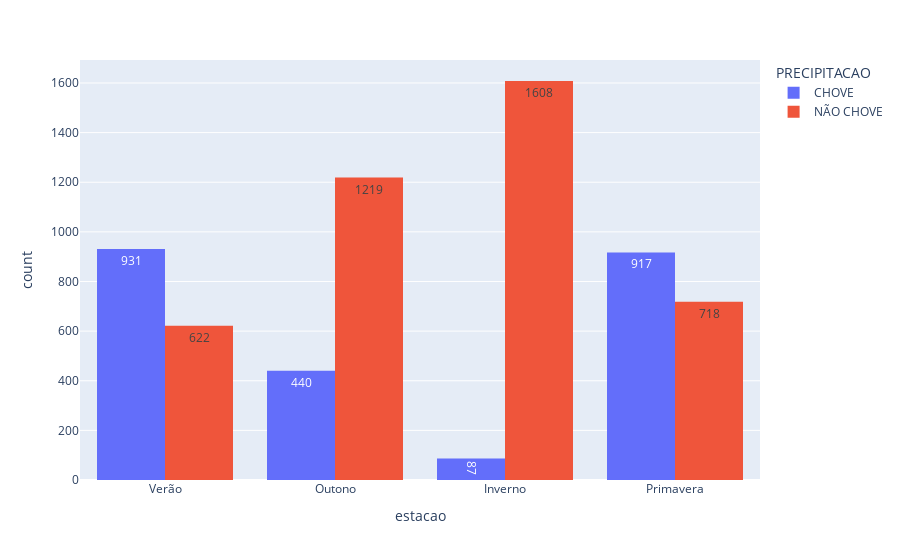

This figure's notebook cell:
### Markdown cell above
## Visualização das variaveis categoricas independentes

### Code cell
#Visualizando a distribuição da coluna de estacao com base na precipitação
px.histogram(df, x='estacao',color = 'PRECIPITACAO', text_auto= True, barmode= 'group')

### Figure 1 — Plotly figure (JSON) as saved in the notebook; plotly's stock layout.template omitted (floating-point values rounded to 4 significant figures; data arrays with more than 128 entries replaced by an {"elided": "..."} marker saying what was removed)
{"data": [{"alignmentgroup": "True", "bingroup": "x", "hovertemplate": "PRECIPITACAO=CHOVE<br>estacao=%{x}<br>count=%{y}<extra></extra>", "legendgroup": "CHOVE", "marker": {"color": "#636efa", "pattern": {"shape": ""}}, "name": "CHOVE", "offsetgroup": "CHOVE", "orientation": "v", "showlegend": true, "texttemplate": "%{value}", "type": "histogram", "x": {"elided": "2375 str values"}, "xaxis": "x", "yaxis": "y"}, {"alignmentgroup": "True", "bingroup": "x", "hovertemplate": "PRECIPITACAO=NÃO CHOVE<br>estacao=%{x}<br>count=%{y}<extra></extra>", "legendgroup": "NÃO CHOVE", "marker": {"color": "#EF553B", "pattern": {"shape": ""}}, "name": "NÃO CHOVE", "offsetgroup": "NÃO CHOVE", "orientation": "v", "showlegend": true, "texttemplate": "%{value}", "type": "histogram", "x": {"elided": "4167 str values"}, "xaxis": "x", "yaxis": "y"}], "layout": {"barmode": "group", "legend": {"title": {"text": "PRECIPITACAO"}, "tracegroupgap": 0}, "margin": {"t": 60}, "xaxis": {"anchor": "y", "domain": [0, 1], "title": {"text": "estacao"}}, "yaxis": {"anchor": "x", "domain": [0, 1], "title": {"text": "count"}}}}
